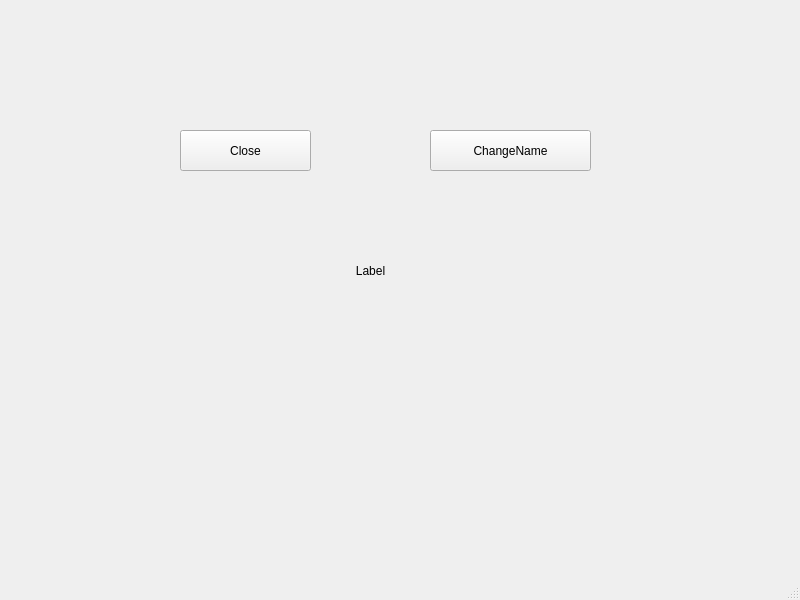
<?xml version="1.0" encoding="UTF-8"?>
<ui version="4.0">
 <class>MainWindow</class>
 <widget class="QMainWindow" name="MainWindow">
  <property name="geometry">
   <rect>
    <x>0</x>
    <y>0</y>
    <width>800</width>
    <height>600</height>
   </rect>
  </property>
  <property name="windowTitle">
   <string>MainWindow</string>
  </property>
  <widget class="QWidget" name="centralwidget">
   <widget class="QPushButton" name="pushButtonClose">
    <property name="geometry">
     <rect>
      <x>430</x>
      <y>130</y>
      <width>161</width>
      <height>41</height>
     </rect>
    </property>
    <property name="text">
     <string>ChangeName</string>
    </property>
   </widget>
   <widget class="QLabel" name="label">
    <property name="geometry">
     <rect>
      <x>270</x>
      <y>250</y>
      <width>201</width>
      <height>41</height>
     </rect>
    </property>
    <property name="text">
     <string>Label</string>
    </property>
    <property name="alignment">
     <set>Qt::AlignCenter</set>
    </property>
   </widget>
   <widget class="QPushButton" name="pushButton">
    <property name="geometry">
     <rect>
      <x>180</x>
      <y>130</y>
      <width>131</width>
      <height>41</height>
     </rect>
    </property>
    <property name="text">
     <string>Close</string>
    </property>
   </widget>
  </widget>
  <widget class="QMenuBar" name="menubar">
   <property name="geometry">
    <rect>
     <x>0</x>
     <y>0</y>
     <width>800</width>
     <height>22</height>
    </rect>
   </property>
  </widget>
  <widget class="QStatusBar" name="statusbar"/>
 </widget>
 <resources/>
 <connections>
  <connection>
   <sender>pushButton</sender>
   <signal>clicked()</signal>
   <receiver>MainWindow</receiver>
   <slot>close()</slot>
   <hints>
    <hint type="sourcelabel">
     <x>260</x>
     <y>155</y>
    </hint>
    <hint type="destinationlabel">
     <x>358</x>
     <y>44</y>
    </hint>
   </hints>
  </connection>
 </connections>
</ui>
